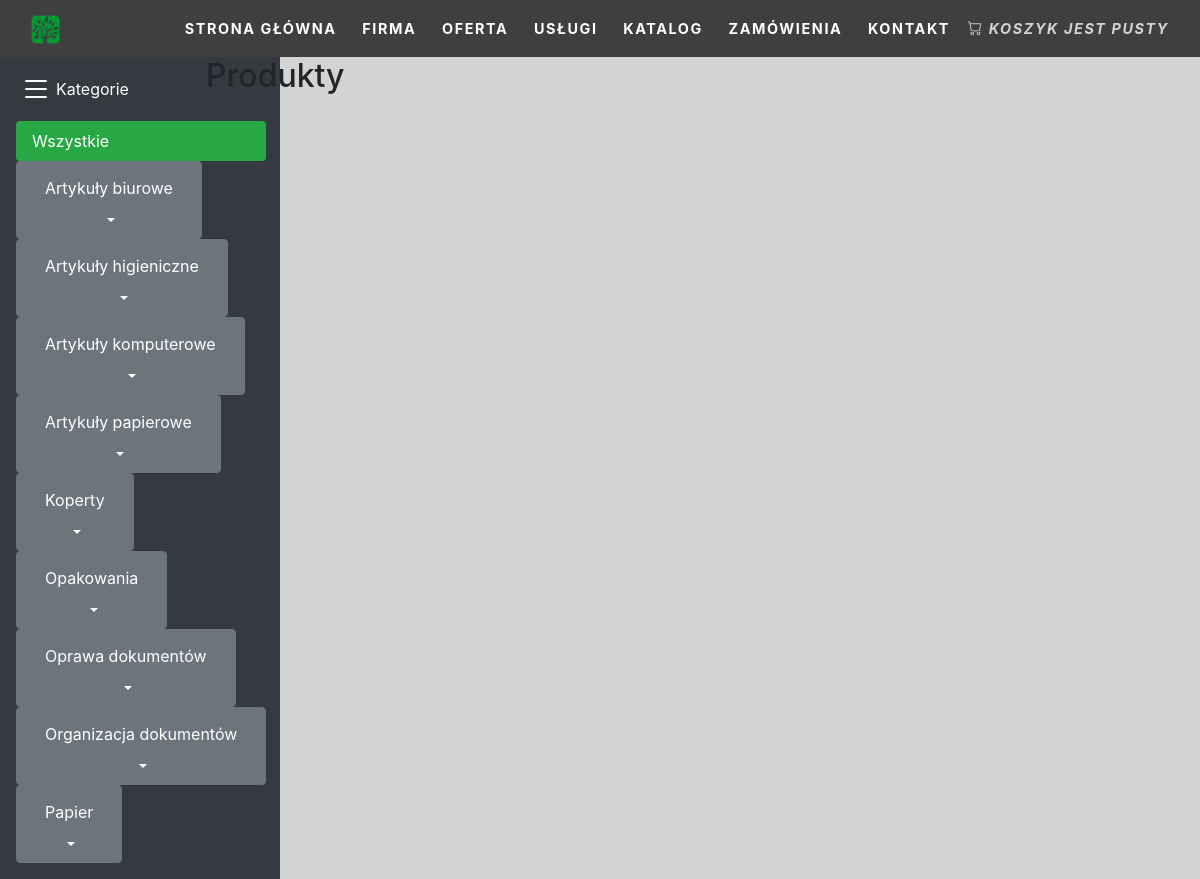
The page / on the database its author committed.
### selcorshop/models.py (models this page shows, shortened)
class Category(models.Model):
    name = models.CharField(max_length=200,
                            db_index=True)
    slug = models.SlugField(max_length=200,
                            db_index=True)
    class Meta:
        ordering = ('name',)
        verbose_name = 'category'
        verbose_name_plural = 'categories'
    def get_absolute_url(self):
        return reverse('selcorshop:product_list_by_category',
                       args=[self.slug])

### selcorshop/views.py (the view)
# urls.py: path('', views.product_list, name='product_list'),
def product_list(request, category_slug=None, subcategory_slug=None):
    category = None
    categories = Category.objects.all()
    subcategory = None
    subcategories = Subcategory.objects.all()
    products = Product.objects.filter(available=True)
    if category_slug:
        category = get_object_or_404(Category, slug=category_slug)
        subcategory = get_object_or_404(Subcategory, slug=subcategory_slug)
        products = products.filter(category=category)
    return render(request,
                  'selcorshop/product/list.html',
                  {'category': category,
                   'categories': categories,
                   'subcategory': subcategory,
                   'subcategories': subcategories,
                   'products': products})

### cart/cart.py (called while the page is built)
    def __len__(self):
        return sum(item['quantity'] for item in self.cart.values())

### cart/context_processors.py (called while the page is built)
def cart(request):
    return {'cart': Cart(request)}

### selcorshop/models.py (called while the page is built)
    def get_absolute_url(self):
        return reverse('selcorshop:product_list_by_subcategory',
                       args=[self.slug])

### selcorshop/templates/selcorshop/product/list.html (shortened to what this page needs)
{% extends "selcorshop/base.html" %}
{% load static %}
{% block content %}
<div class="row">
<div id="sidebar" class="col-2">
    <div class="d-flex flex-column flex-shrink-0 p-3 text-white bg-dark" style="width: 280px;">
    <a href="/" class="d-flex align-items-center mb-3 mb-md-0 me-md-auto text-white text-decoration-none">
      <span class="fs-4">Kategorie</span>
    </a>
        <ul class="nav nav-pills flex-column mb-auto">
            <li {% if not category %}class="nav-item" {% endif %}>
                <a href="{% url 'selcorshop:product_list' %}" class="nav-link active bg-success" aria-current="page">Wszystkie</a>
            </li>
            <div class="dropdown">
            {% for c in categories %}
            <button class="btn btn-secondary dropdown-toggle" type="button" id="dropdownMenuButton" data-toggle="dropdown" aria-haspopup="true" aria-expanded="false">
                <li {% if category.slug == c.slug %} {% endif %}>
                    <a href="{{ c.get_absolute_url }}" class="nav-link text-white">{{ c.name }}</a>
                </li>
            </button>
            {% endfor %}
            </div>
        </ul>
    </div>
</div>
<div id="main" class="product_list col-10">
    <h2>{% if category %}{{ category.name }}{% else %}Produkty{% endif %}</h2>
</div>
</div>
{% endblock %}

### selcorshop/templates/selcorshop/base.html (shortened to what this page needs)
{% load static %}
<!DOCTYPE html>
<html lang="en">
<head>
    <link rel="stylesheet" href="https://cdn.jsdelivr.net/npm/bootstrap@4.6.0/dist/css/bootstrap.min.css">
    <link rel="stylesheet" href="https://cdn.jsdelivr.net/npm/bootstrap-icons@1.5.0/font/bootstrap-icons.css">
    <link rel="stylesheet" href="../../static/css/style.css">
</head>
<body>
    <div id="home">
        <nav class="navbar navbar-expand-md navbar-dark fixed-top">
            <div class="container-fluid">
                    <a class="navbar-brand" href="#">
                    <img src="../../static/logo/selcor-favi-clean.png" alt="LOGO"/>
                </a>
                <div class="collapse navbar-collapse" id="navbarResponsive">
                    <ul class="navbar-nav ml-auto">
                        <li class="nav-item">
                            <a href="http://www.selcor.pl/" class="nav-link">Strona główna</a>
                        </li>
                        <li class="nav-item">
                            <a href="http://www.selcor.pl/firma/" class="nav-link">Firma</a>
                        </li>
                        <li class="nav-item">
                            <a href="http://www.selcor.pl/oferta/" class="nav-link">Oferta</a>
                        </li>
                        <li class="nav-item">
                            <a href="http://www.selcor.pl/uslugi/" class="nav-link">Usługi</a>
                        </li>
                        <li class="nav-item">
                            <a href="http://www.selcor.pl/katalogi-produktow/" class="nav-link">Katalog</a>
                        </li>
                        <li class="nav-item">
                            <a href="http://www.selcor.pl/zamowienia/" class="nav-link">Zamówienia</a>
                        </li>
                        <li class="nav-item">
                            <a href="http://www.selcor.pl/kontakt/" class="nav-link">Kontakt</a>
                        </li>
                    </ul>
                </div>
                <div id="cart">
                    <i class="bi bi-cart">
                        {% with total_items=cart|length %}
                            {% if cart|length > 0 %}
                                Koszyk:
                                <a href="{% url 'cart:cart_detail' %}">
                                    {{ total_items }} produkt{{ total_items|pluralize:"y" }},
                                    {{ cart.get_total_price }} zł
                                </a>
                            {% else %}
                                Koszyk jest pusty
                            {% endif %}
                        {% endwith %}
                    </i>
                </div>
            </div>
        </nav>
    </div>
    <div id="content">
        {% block content %}
        {% endblock %}
    </div>
</body>
</html>

### selcorshop/static/css/style.css (style rules this page uses)
body { overflow-x: hidden; background-color: lightgray; }
.navbar { text-transform: uppercase; font-size: 0.9rem; letter-spacing: 0.1rem; background-color: rgba(0, 0, 0, 0.7); font-weight: bold; }
.navbar-brand img { height: 1.8rem; }
.navbar-nav li { padding-right: 0.6rem; }
.navbar-dark .navbar-nav .nav-link { color: white; padding-top: 0.6rem; }
#cart { color: lightgray; }
#sidebar { padding-top: 3.55rem; border-bottom-left-radius: 25px; border-bottom-right-radius: 25px; }
#main { padding-top: 3.55rem; padding-left: 1rem; }

### rows shown on the page
Category: name "Artykuły biurowe"
Category: name "Artykuły higieniczne"
Category: name "Artykuły komputerowe"
Category: name "Artykuły papierowe"
Category: name "Koperty"
Category: name "Opakowania"
Category: name "Oprawa dokumentów"
Category: name "Organizacja dokumentów"
Category: name "Papier"
